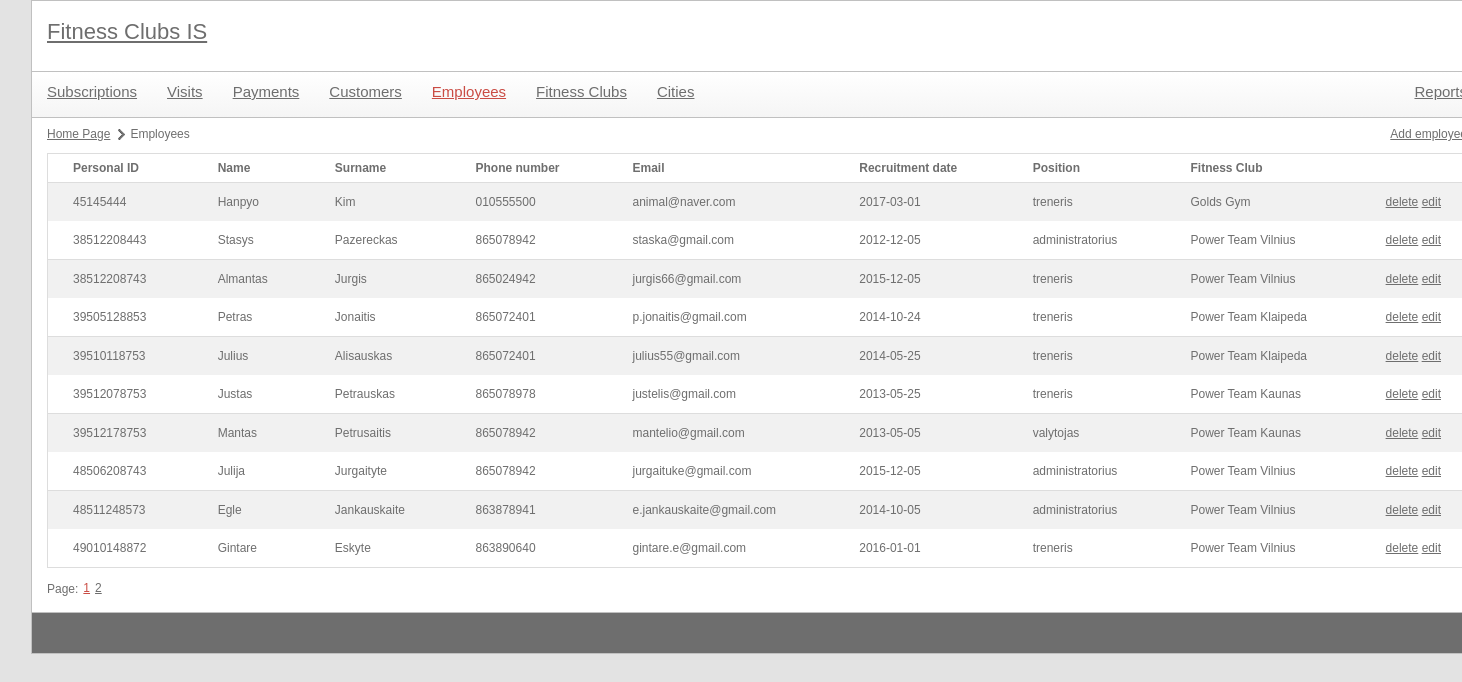
Screenshot of /index.php?module=employees with the database file from the repository.
### tables this page shows
CREATE TABLE `EMPLOYEE` (
  `personal_id` bigint(11) NOT NULL,
  `name` varchar(20) NOT NULL,
  `surname` varchar(20) NOT NULL,
  `phone_number` varchar(20) NOT NULL,
  `email` varchar(30) NOT NULL,
  `recruitment_date` date NOT NULL,
  `position` int(16) NOT NULL,
  `fk_fitness_club_id` int(11) NOT NULL
);

CREATE TABLE `position` (
  `id_position` int(11) NOT NULL,
  `name` char(16) NOT NULL
);

CREATE TABLE `FITNESS_CLUB` (
  `id_fitness_club` int(11) NOT NULL,
  `name` varchar(30) NOT NULL,
  `features` varchar(255) NOT NULL,
  `fk_address_id` int(11) NOT NULL
);

### utils/mysql.class.php (called while the page is built, shortened)
<?php
class mysql {
    protected static $connection;
    public static function connect() {
		if(!isset(self::$connection)) {
            self::$connection = new mysqli(config::DB_SERVER, config::DB_USERNAME, config::DB_PASSWORD, config::DB_NAME);
        }
        return self::$connection;
    }
    public static function query($query) {
        $connection = mysql::connect();
        $result = $connection->query($query);
        return $result;
    }
    public static function select($query) {
        $rows = array();
        $result = mysql::query($query);
        while ($row = $result->fetch_assoc()) {
            $rows[] = $row;
        }
        return $rows;
    }
	public static function escape($field) {
		$connection =  mysql::connect();
		return mysqli_real_escape_string($connection, $field);
	}
}

### utils/paging.class.php (called while the page is built, shortened)
<?php
class paging {
	public $size;
	public function __construct($rowsPerPage) {
		$this->size = $rowsPerPage;
	}
	public function process($total, $currentPage) {
		$this->first = ($currentPage - 1) * $this->size;
	}
}
?>

### libraries/employees.class.php (called while the page is built, shortened)
<?php
class employees {
	public function getEmployeesList($limit = null, $offset = null) {
		$limitOffsetString = "";
		if(isset($limit)) {
			$limitOffsetString .= " LIMIT {$limit}";
		}
		if(isset($offset)) {
			$limitOffsetString .= " OFFSET {$offset}";
		}
		$query = "  SELECT `EMPLOYEE`.`personal_id`,
						   `EMPLOYEE`.`name`,
						   `EMPLOYEE`.`surname`,
						   `EMPLOYEE`.`phone_number`,
						   `EMPLOYEE`.`email`,
						   `EMPLOYEE`.`recruitment_date`,
						   `position`.`name` AS `position`,
						   `FITNESS_CLUB`.`name` as `fitness_club`
					FROM `EMPLOYEE`
						LEFT JOIN `position`
							ON `EMPLOYEE`.`position`=`position`.`id_position`
						LEFT JOIN `FITNESS_CLUB`
							ON `EMPLOYEE`.`fk_fitness_club_id`=`FITNESS_CLUB`.`id_fitness_club`" . $limitOffsetString;
		$data = mysql::select($query);
		return $data;
	}
}

### controls/employees_list.php (the view, shortened to what this page needs)
<?php
	include 'libraries/employees.class.php';
	$employeesObj = new employees();
	include 'utils/paging.class.php';
	$paging = new paging(NUMBER_OF_ROWS_IN_PAGE);
?>
<ul id="pagePath">
	<li><a href="index.php">Home Page</a></li>
	<li>Employees</li>
</ul>
<div id="actions">
	<a href='index.php?module=<?php echo $module; ?>&action=new'>Add employee</a>
</div>
<table>
	<tr>
		<th>Personal ID</th>
		<th>Name</th>
		<th>Surname</th>
		<th>Phone number</th>
		<th>Email</th>
		<th>Recruitment date</th>
		<th>Position</th>
		<th>Fitness Club</th>
		<th></th>
	</tr>
	<?php
		$elementCount = $employeesObj->getEmployeesListCount();
		$paging->process($elementCount, $pageId);
		$data = $employeesObj->getEmployeesList($paging->size, $paging->first);
		foreach($data as $key => $val) {
			echo
				"<tr>"
					. "<td>{$val['personal_id']}</td>"
					. "<td>{$val['name']}</td>"
					. "<td>{$val['surname']}</td>"
					. "<td>{$val['phone_number']}</td>"
					. "<td>{$val['email']}</td>"
					. "<td>{$val['recruitment_date']}</td>"
					. "<td>{$val['position']}</td>"
					. "<td>{$val['fitness_club']}</td>"
					. "<td>"
						. "<a href='#' onclick='showConfirmDialog(\"{$module}\", \"{$val['personal_id']}\"); return false;' title=''>delete</a>&nbsp;"
						. "<a href='index.php?module={$module}&id={$val['personal_id']}' title=''>edit</a>"
					. "</td>"
				. "</tr>";
		}
	?>
</table>
<?php
	include 'controls/paging.php';
?>

### style/main.css (style rules this page uses)
body { color: #6e6e6e; font-family: Verdana, Geneva, sans-serif; font-size: 12px; background-color: #e3e3e3; width: 1400px; margin: 0px auto; }
a { color: #6e6e6e; }
#contentMain table { margin-top: 3px; width: 100%; border-collapse: collapse; border-top: 1px solid #ddd; border-right: 1px solid #ddd; border-left: 1px solid #ddd; }
#contentMain table th { text-align: left; padding: 8px 25px; font-weight: bold; }
#contentMain table th:last-child { width: 40px; }
#contentMain table th:first-child { border-top-left-radius: 5px; moz-border-top-left-radius: 5px; }
#contentMain table th:last-child { border-top-right-radius: 5px; moz-border-top-right-radius: 5px; }
#contentMain table tr:nth-child(even) { background-color: #f1f1f1; }
#contentMain table td { padding: 8px 25px; text-align: center; line-height: 22px; text-align: left; }
#contentMain table tr:last-child td:first-child { border-bottom-left-radius: 5px; moz-border-bottom-left-radius: 5px; }
#contentMain table tr:last-child td:last-child { border-bottom-right-radius: 5px; moz-border-bottom-right-radius: 5px; }
#contentMain table tr:nth-child(odd) { background-color: #fff; border-bottom: 1px solid #ddd; }
#contentMain #pagePath { margin: 10px 0px 10px 0px; display: block; float: left; }
#contentMain #pagePath li { float: left; display: block; margin-right: 5px; background: url(images/page-path-separator.png) center right no-repeat; padding-right: 15px; }
#contentMain #pagePath li:last-child { background: none; }
#contentMain #actions { float: right; margin: 10px 0px 0px 0px; }

### rows the page displays
employee: personal_id "45145444", name "Hanpyo", surname "Kim", phone_number "010555500", email "animal@naver.com", recruitment_date "2017-03-01", position.name "treneris", fk_fitness_club.name "Golds Gym"
employee: personal_id "38512208443", name "Stasys", surname "Pazereckas", phone_number "865078942", email "staska@gmail.com", recruitment_date "2012-12-05", position.name "administratorius", fk_fitness_club.name "Power Team Vilnius"
employee: personal_id "38512208743", name "Almantas", surname "Jurgis", phone_number "865024942", email "jurgis66@gmail.com", recruitment_date "2015-12-05", position.name "treneris", fk_fitness_club.name "Power Team Vilnius"
employee: personal_id "39505128853", name "Petras", surname "Jonaitis", phone_number "865072401", email "p.jonaitis@gmail.com", recruitment_date "2014-10-24", position.name "treneris", fk_fitness_club.name "Power Team Klaipeda"
employee: personal_id "39510118753", name "Julius", surname "Alisauskas", phone_number "865072401", email "julius55@gmail.com", recruitment_date "2014-05-25", position.name "treneris", fk_fitness_club.name "Power Team Klaipeda"
employee: personal_id "39512078753", name "Justas", surname "Petrauskas", phone_number "865078978", email "justelis@gmail.com", recruitment_date "2013-05-25", position.name "treneris", fk_fitness_club.name "Power Team Kaunas"
employee: personal_id "39512178753", name "Mantas", surname "Petrusaitis", phone_number "865078942", email "mantelio@gmail.com", recruitment_date "2013-05-05", position.name "valytojas", fk_fitness_club.name "Power Team Kaunas"
employee: personal_id "48506208743", name "Julija", surname "Jurgaityte", phone_number "865078942", email "jurgaituke@gmail.com", recruitment_date "2015-12-05", position.name "administratorius", fk_fitness_club.name "Power Team Vilnius"
employee: personal_id "48511248573", name "Egle", surname "Jankauskaite", phone_number "863878941", email "e.jankauskaite@gmail.com", recruitment_date "2014-10-05", position.name "administratorius", fk_fitness_club.name "Power Team Vilnius"
employee: personal_id "49010148872", name "Gintare", surname "Eskyte", phone_number "863890640", email "gintare.e@gmail.com", recruitment_date "2016-01-01", position.name "treneris", fk_fitness_club.name "Power Team Vilnius"

### other values shown
$value['page'] "1"
$value['page'] "2"
